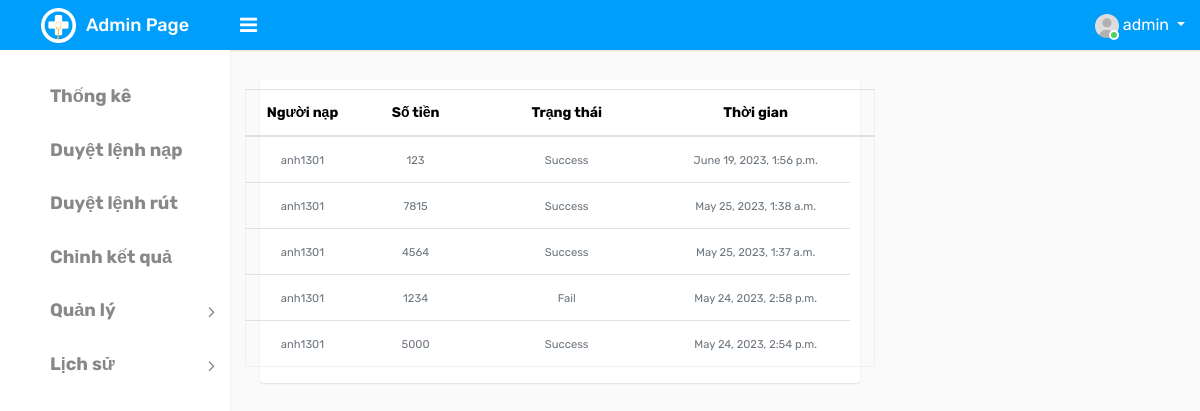
Page /history_output_for_admin/ (signed in) on the earlier database version.
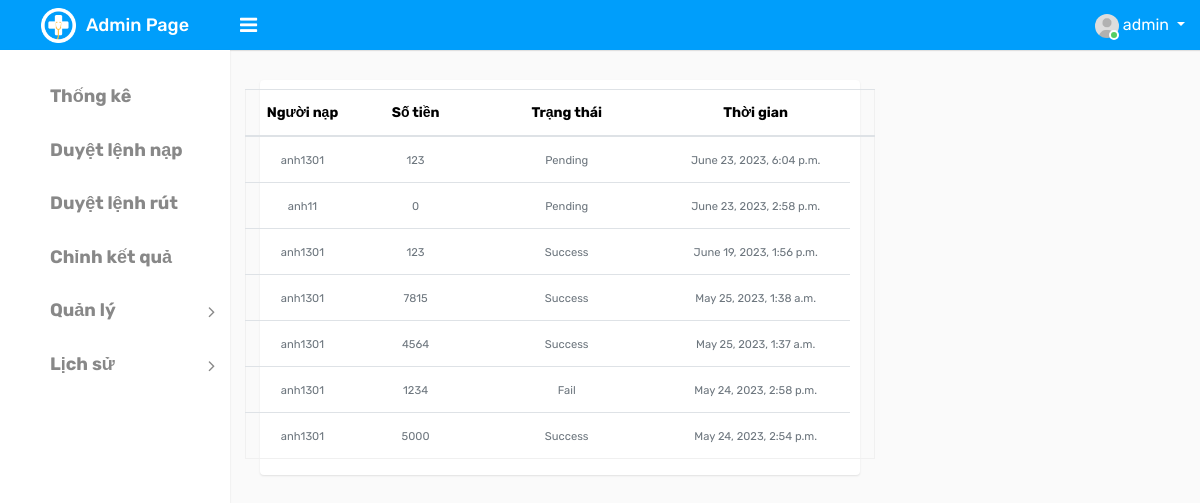
Same page on the later database version.
### ModuleApp/models.py (models this page shows, shortened)
class OutputMoney(models.Model):
    id = models.UUIDField(primary_key=True, default=uuid.uuid4, editable=False)
    create_at = models.DateTimeField(auto_now_add=True)
    value = models.IntegerField(null=False)
    status_choice = (('Pending', 'Pending'), ('Success', 'Success'), ('Fail', 'Fail'))
    status = models.CharField(choices=status_choice, default='Pending', max_length=20)
    user = models.ForeignKey(
        User, on_delete=models.CASCADE, related_name='output_money'
    )

class User(AbstractUser):
    id = models.UUIDField(primary_key=True, default=uuid.uuid4, editable=False)
    code = models.IntegerField(null=True)
    wallet = models.IntegerField(default=0)
    wallet_password = models.CharField(max_length=6, null=True, default=None)
    type_choice = ((0, 'Normal'), (1, 'Admin'), (2, 'Staff'), (3, 'Guest'))
    type = models.IntegerField(choices=type_choice, default=0)
    referrer = models.IntegerField(null=True)
    create_at = models.DateTimeField(auto_now_add=True)
    update_at = models.DateTimeField(auto_now=True)

### ModuleApp/views.py (the view)
# urls.py: path('history_output_for_admin/', history_output_for_admin, name='history_output_for_admin'),
@login_required
def history_output_for_admin(request):
    data=OutputMoney.objects.all().order_by('-create_at')
    context={'data': data}
    return render(request, 'home/historyoutputforadmin.html', context)

### templates/home/historyoutputforadmin.html
{% extends 'index/index.html' %}
{% block content %}
<div class="d-flex flex" id="content-body">
    <div class="d-flex flex-column flex card">
        <div class="padding">
            <div class="row ">
                <table id="table" class="table" data-mobile-responsive="true"
                    style="text-align: center;margin-top: 9px;">
                    <thead>
                        <tr>
                            <th data-sortable="true" data-field="stt" style="width: 3cm;">Người nạp</th>
                            <th data-sortable="true" data-field="stt" style="width: 3cm;">Số tiền</th>
                            <th data-sortable="true" data-field="bsx" style="width: 5cm;">Trạng thái</th>
                            <th data-sortable="true" data-field="bsx" style="width: 5cm;">Thời gian</th>
                            <th></th>
                        </tr>
                    </thead>
                    <tbody>
                        {% for i in data %}
                        <tr class=" " data-id="5">
                            <td style="min-width:20px;">
                                <small class="text-muted">{{ i.user }}</small>
                            </td>
                            <td style="min-width:20px;">
                                <small class="text-muted">{{ i.value }}</small>
                            </td>
                            <td style="min-width:20px;">
                                    <small class="text-muted">{{ i.status }}</small>
                            </td>
                            <td style="min-width:20px;">
                                    <small class="text-muted">{{ i.create_at }}</small>
                            </td>
                        </tr>
                        {% endfor %}
                    </tbody>
                </table>
            </div>
        </div>
    </div>
</div>
{% endblock %}

Differences in the rows shown:
added OutputMoney: user "anh1301", value "123", status "Pending", create_at "June 23, 2023, 6:04 p.m."
added OutputMoney: user "anh11", value "0", status "Pending", create_at "June 23, 2023, 2:58 p.m."
